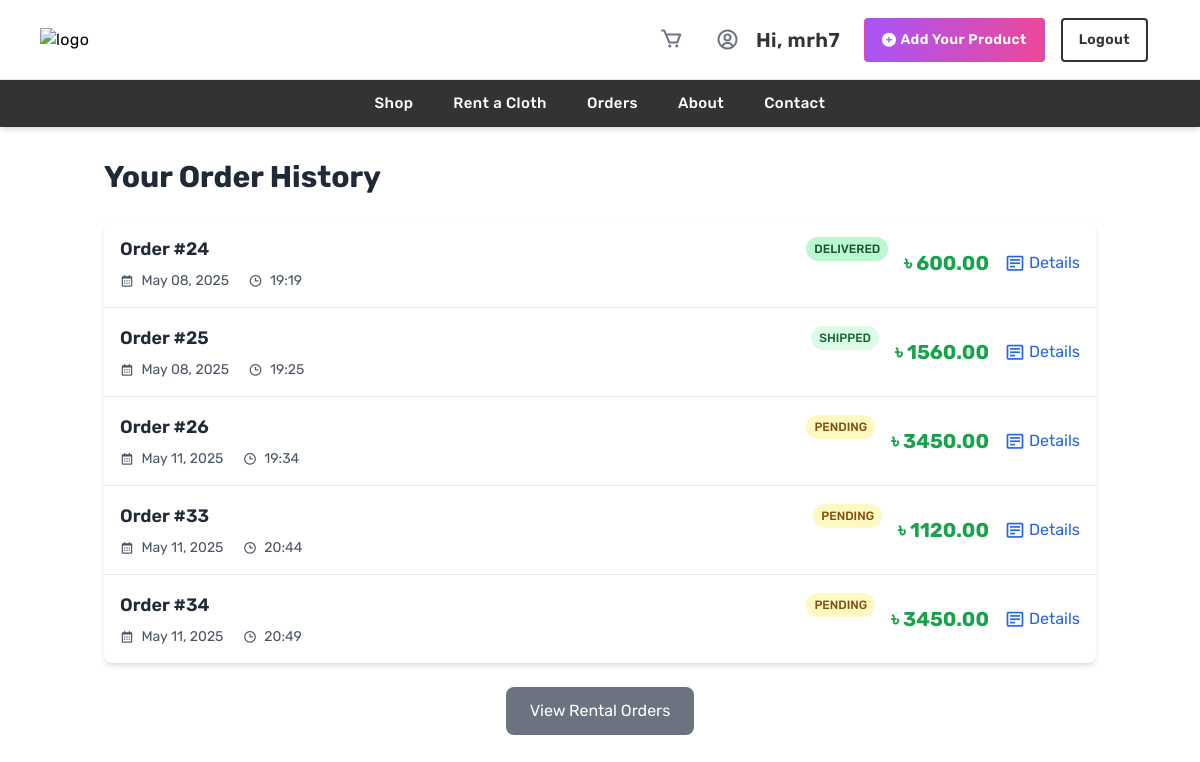
/orders/ (signed in), run on the app's committed database.
### shop/models.py (models this page shows, shortened)
class Order(models.Model):
    user = models.ForeignKey(User, on_delete=models.CASCADE, related_name='orders')
    created_at = models.DateTimeField(auto_now_add=True)
    updated_at = models.DateTimeField(auto_now=True)
    status = models.CharField(
        max_length=20,
        choices=[
            ('Pending', 'Pending'),
            ('Confirmed', 'Confirmed'),
            ('Shipped', 'Shipped'),
            ('Delivered', 'Delivered'),
            ('Cancelled', 'Cancelled'),
        ],
        default='Pending'
    )
    total_price = models.DecimalField(max_digits=10, decimal_places=2, blank=True, null=True)
    address = models.TextField(blank=True, null=True)
    phone = models.CharField(max_length=15, blank=True, null=True)
    payment_method = models.CharField(
        max_length=20,
        choices=[
            ('Bkash', 'Bkash'),
            ('Nagad', 'Nagad'),
            ('Cash on Delivery', 'Cash on Delivery'),
        ],
        default='Cash on Delivery'
    )

### shop/views.py (the view)
# urls.py: path('orders/',orders, name='orders'),
@login_required(login_url='login')
def orders(request):
    user = request.user
    orders = Order.objects.filter(user=user).prefetch_related('items__product')
    return render(request, 'orders.html', {'orders': orders})

### templates/orders.html (shortened to what this page needs)
{% extends "base.html" %}
{% block content %}
<div class="container mx-auto px-4 py-8 min-h-screen">
    <div class="max-w-5xl mx-auto">
        <h1 class="text-3xl font-bold mb-6 text-gray-800">Your Order History</h1>
        {% if orders %}
        <div class="bg-white shadow-md rounded-lg overflow-hidden">
            <div class="divide-y divide-gray-200">
                {% for order in orders %}
                <div class="flex items-center p-4 hover:bg-gray-50 transition-colors">
                    <div class="flex-grow">
                        <div class="flex items-center justify-between">
                            <h2 class="text-lg font-semibold text-gray-800">
                                Order #{{ order.id }}
                            </h2>
                            <span class="
                                {% if order.status == 'Pending' %}bg-yellow-100 text-yellow-800
                                {% elif order.status == 'Confirmed' %}bg-blue-100 text-blue-800
                                {% elif order.status == 'Shipped' %}bg-green-100 text-green-800
                                {% elif order.status == 'Delivered' %}bg-green-200 text-green-900
                                {% else %}bg-red-100 text-red-800
                                {% endif %}
                                px-2 py-1 rounded-full text-xs font-medium uppercase">
                                {{ order.status }}
                            </span>
                        </div>
                        <div class="mt-2 text-gray-600 text-sm">
                            <span class="mr-4">
                                <i class="bx bx-calendar mr-1 align-middle"></i>
                                {{ order.created_at|date:"F d, Y" }}
                            </span>
                            <span>
                                <i class="bx bx-time mr-1 align-middle"></i>
                                {{ order.created_at|date:"H:i" }}
                            </span>
                        </div>
                    </div>
                    <div class="mx-4 text-right">
                        <span class="text-xl font-bold text-green-600">৳ {{ order.total_price }}</span>
                    </div>
                    <div class="flex items-center space-x-2">
                        <a href="{% url 'order_detail' order.id %}"
                           class="flex items-center text-blue-600 hover:text-blue-800 transition">
                            <i class="bx bx-detail text-xl mr-1"></i>
                            Details
                        </a>
                    </div>
                </div>
                {% endfor %}
            </div>
        </div>
        {% endif %}
        <div class="mt-6 text-center">
            <a href="{% url 'rental_orders' %}"
               class="inline-block bg-gray-500 text-white px-6 py-3 rounded-lg hover:bg-gray-600 transition">
                View Rental Orders
            </a>
        </div>
    </div>
</div>
{% endblock %}

### templates/Base.html (shortened to what this page needs)
<!DOCTYPE html>
<html lang="en">
<head>
    <script src="https://cdn.tailwindcss.com"></script>
    <link rel="stylesheet" href="https://cdnjs.cloudflare.com/ajax/libs/font-awesome/6.0.0-beta3/css/all.min.css">
    <link rel="stylesheet" href="https://cdn.jsdelivr.net/npm/boxicons@2.1.4/css/boxicons.min.css">
</head>
<body>
    <header class='shadow-md tracking-wide relative z-50 bg-[#fef9ea]'>
        <section
            class='md:flex lg:items-center relative py-3 lg:px-10 px-4 border-gray-200 border-b bg-white lg:min-h-[80px] max-lg:min-h-[60px]'>
            <a href="{% url 'home' %}" class="max-sm:w-full max-sm:mb-3 shrink-0"><img
                    src="https://i.postimg.cc/ZY3hxxWk/secondspin.png" alt="logo" class='w-[160px]' />
            </a>
            <div class='flex flex-wrap w-full items-center'>
                <div class="ml-auto max-lg:mt-4">
                    <ul class='flex items-center'>
                        <li class='max-lg:py-2 px-3 cursor-pointer'>
                            <span class="relative">
                                <a href="{% url 'cart' %}" class='text-[15px] font-medium text-[#333]'>
                                    <i class="bx bx-cart text-gray-500 ml-2 text-2xl"></i>
                                </a>
                            </span>
                        </li>
                        {% if user.is_authenticated %}
                        <li class='flex text-[15px] max-lg:py-2 px-3 hover:text-[#007bff] hover:fill-[#007bff]'>
                            <a href="{% url 'user_profile' %}" class="flex items-center">
                                <i class="bx bx-user-circle text-gray-500 ml-2 text-2xl"></i>
                            </a>
                            <a href="#" class='px-4 py-2 text-xl rounded font-semibold text-[#333]'>Hi, {{user.username}}</a>
                            <a href="{% url 'create_product' %}"
                                class="add-product-btn ml-2 px-4 py-2 text-sm rounded font-semibold text-white bg-gradient-to-r from-purple-500 to-pink-500 border-2 border-transparent hover:from-purple-600 hover:to-pink-600 flex items-center">
                                <i class="fas fa-plus-circle mr-1 plus-icon"></i>
                                Add Your Product
                            </a>
                            <a href="{% url 'logout' %}"
                                class='ml-4 px-4 py-2 text-sm rounded font-semibold text-[#333] border-2 border-[#333] bg-transparent transition-colors duration-300 hover:bg-black hover:text-white hover:border-black flex items-center justify-center'>
                                Logout
                            </a>
                        </li>
                        {% else %}
                        <li class='flex text-[15px] max-lg:py-2 px-3 hover:text-[#007bff] hover:fill-[#007bff]'>
                            <a href="{% url 'login' %}"
                                class='px-4 py-2 text-sm rounded font-semibold text-[#333] border-2 border-[#333] bg-transparent'>Sign
                                In</a>
                        </li>
                        {% endif %}
                    </ul>
                </div>
            </div>
        </section>
        <div id="collapseMenu"
            class='max-lg:hidden lg:!block max-lg:before:fixed max-lg:before:bg-black max-lg:before:opacity-50 max-lg:before:inset-0 max-lg:before:z-50'>
            <ul
                class='lg:flex lg:flex-wrap lg:items-center lg:justify-center px-10 py-3 bg-[#333] min-h-[46px] gap-4 max-lg:space-y-4 max-lg:fixed max-lg:w-1/2 max-lg:min-w-[300px] max-lg:top-0 max-lg:left-0 max-lg:p-6 max-lg:h-full max-lg:shadow-md max-lg:overflow-auto z-50'>
                <li class='max-lg:border-b max-lg:py-3 px-3'><a href="{% url 'shop' %}"
                        class='hover:text-yellow-300 text-white text-[15px] font-medium block'>Shop</a></li>
                <li class='max-lg:border-b max-lg:py-3 px-3'><a href="{% url 'rental_products' %}"
                        class='hover:text-yellow-300 text-white text-[15px] font-medium block'>Rent a Cloth</a></li>
                <li class='max-lg:border-b max-lg:py-3 px-3'><a href='{% url "orders" %}'
                        class='hover:text-yellow-300 text-white text-[15px] font-medium block'>Orders</a></li>
                <li class='max-lg:border-b max-lg:py-3 px-3'><a href='{% url "About" %}'
                        class='hover:text-yellow-300 text-white text-[15px] font-medium block'>About</a></li>
                <li class='max-lg:border-b max-lg:py-3 px-3'><a href='{% url "Contact" %}'
                        class='hover:text-yellow-300 text-white text-[15px] font-medium block'>Contact</a></li>
            </ul>
        </div>
    </header>
    <main>
        {% block content %}{% endblock %}
    </main>
</body>
</html>

### templates/Base.html (style rules this page uses)
body { font-family: "Rubik", sans-serif; }
.add-product-btn { position: relative; transition: all 0.3s ease; animation: glow 2s infinite; overflow: hidden; }
.add-product-btn::before { content: ''; position: absolute; top: -50%; left: -50%; width: 200%; height: 200%; background: radial-gradient(circle, rgba(255, 255, 255, 0.3) 0%, rgba(255, 255, 255, 0) 70%); transform: rotate(0deg); animation: rotate 8s linear infinite; opacity: 0; transition: opacity 0.3s ease; }
.plus-icon { animation: pulse-scale 1.5s ease-in-out infinite; }

### data on the page
Order: id "24", status "DELIVERED", created_at "May 08, 2025", created_at "19:19", total_price "600.00"
Order: id "25", status "SHIPPED", created_at "May 08, 2025", created_at "19:25", total_price "1560.00"
Order: id "26", status "PENDING", created_at "May 11, 2025", created_at "19:34", total_price "3450.00"
Order: id "33", status "PENDING", created_at "May 11, 2025", created_at "20:44", total_price "1120.00"
Order: id "34", status "PENDING", created_at "May 11, 2025", created_at "20:49", total_price "3450.00"

### other printed values
{{ user.username }} "mrh7"
